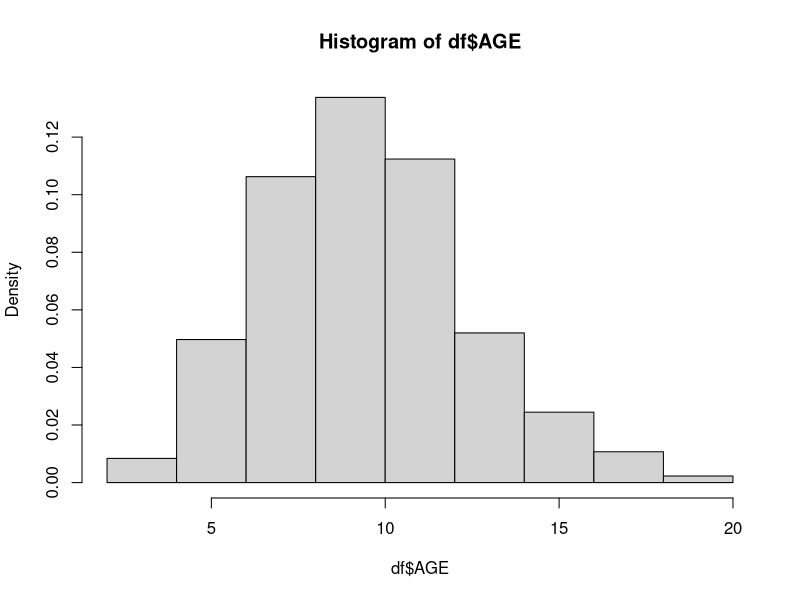
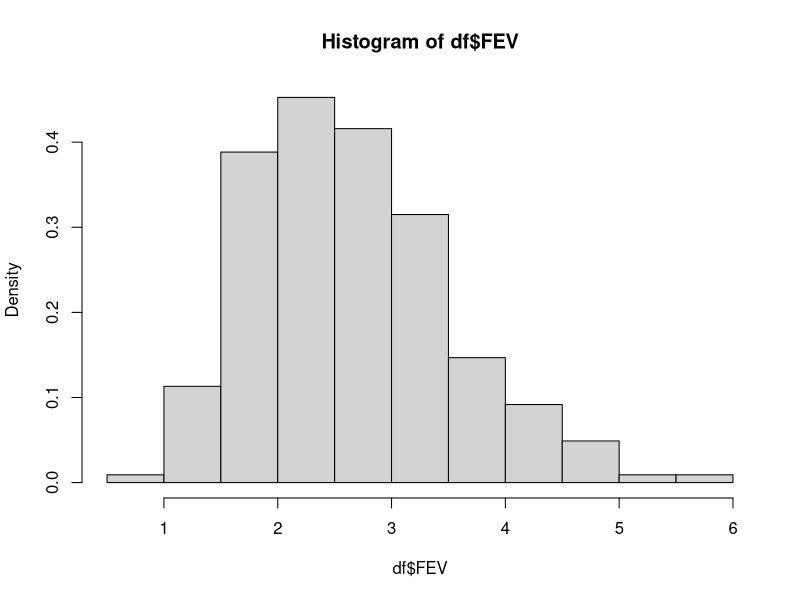
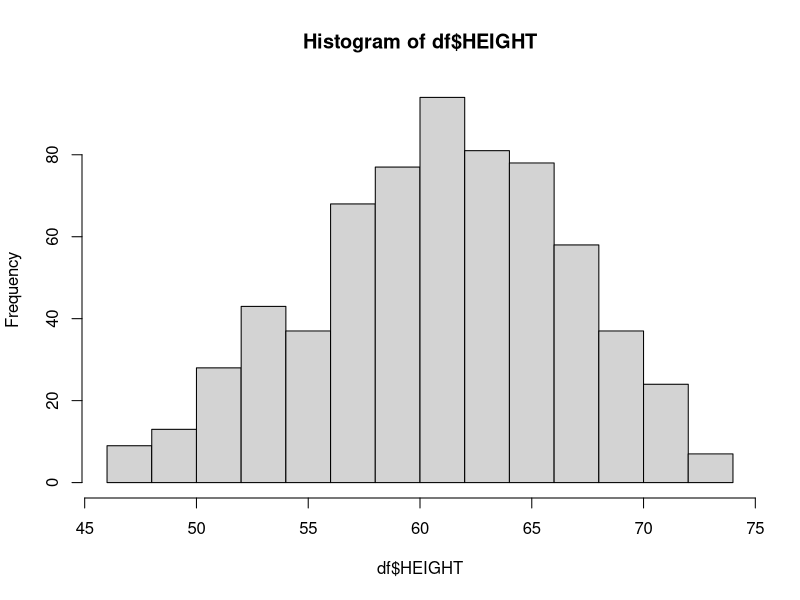
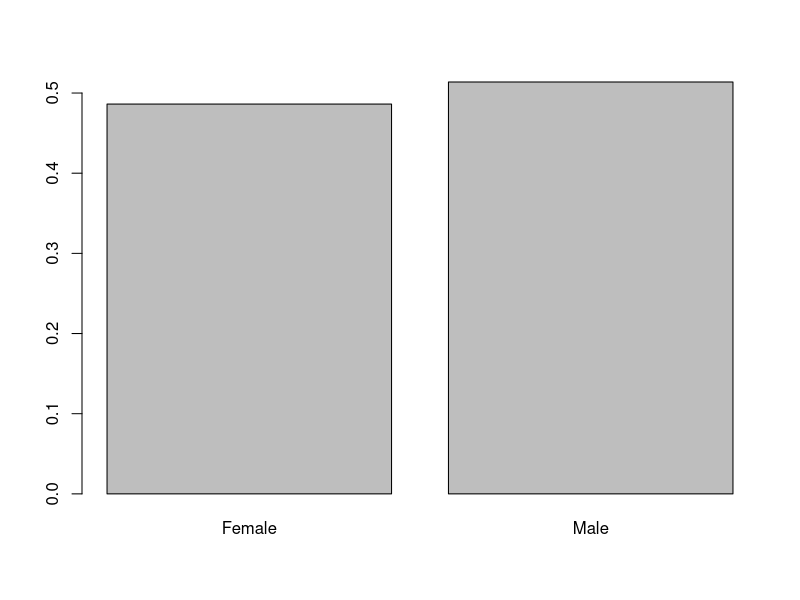
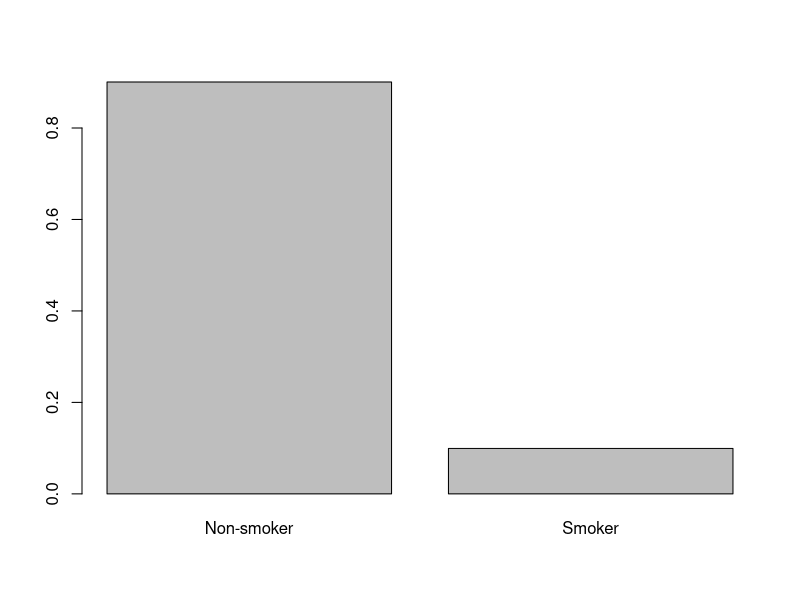
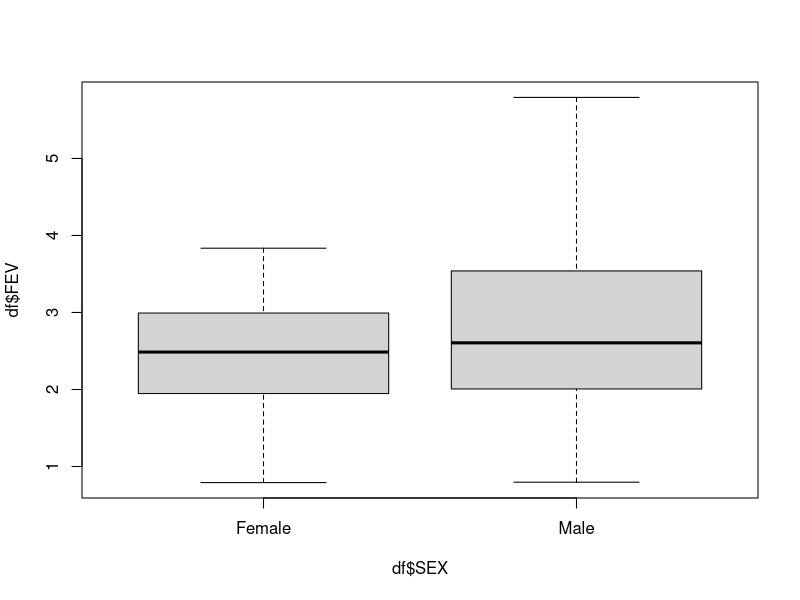
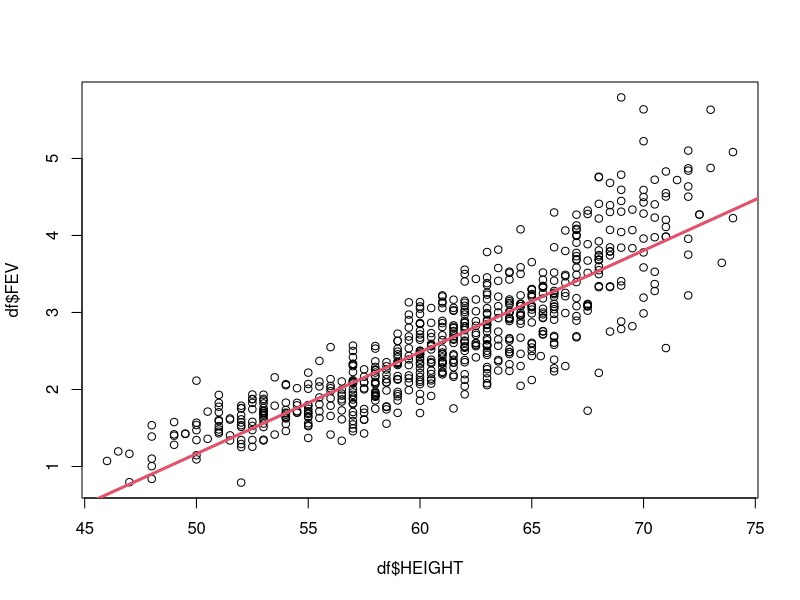
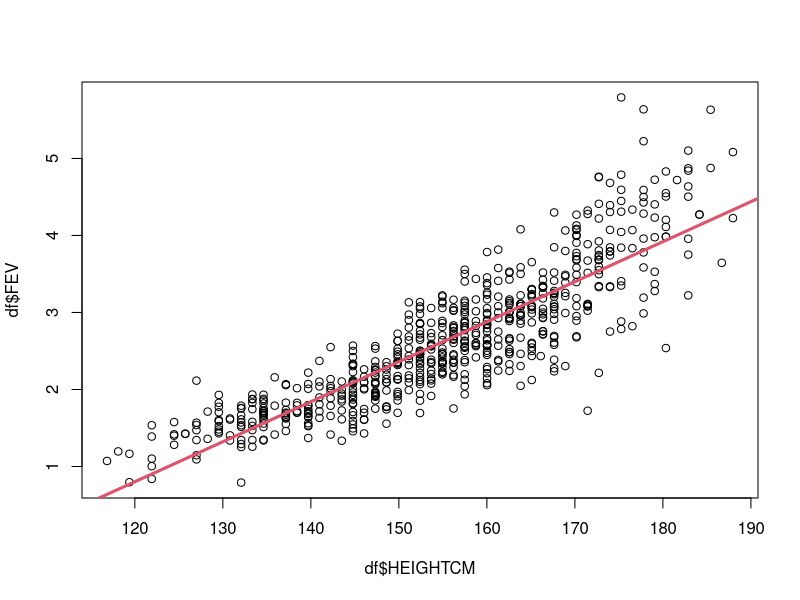

The R script that drew these images, in order:
## ---- chunk 1
knitr::opts_chunk$set(echo = TRUE)
## ---- chunk 2
df <- read.csv("fev.csv", stringsAsFactors = T)
str(df)
## ---- chunk 3
summary(df$AGE)
## ---- chunk 4
hist(df$AGE, probability = T)
## ---- chunk 5
summary(df$FEV)
## ---- chunk 6
hist(df$FEV, probability = T)
## ---- chunk 7
summary(df$HEIGHT)
## ---- chunk 8
hist(df$HEIGHT)
## ---- chunk 9
prop.table(table(df$SEX))
## ---- chunk 10
barplot(prop.table(table(df$SEX)))
## ---- chunk 11
prop.table(table(df$SMOKE))
## ---- chunk 12
barplot(prop.table(table(df$SMOKE)))
## ---- chunk 13
boxplot(df$FEV ~ df$SEX)
## ---- chunk 14
plot(df$HEIGHT, df$FEV)

regresslin <- lm(df$FEV ~ df$HEIGHT)
coeff <- regresslin$coefficients
abline(coeff[1], coeff[2], col=2, lwd=3)
## ---- chunk 15
n <- length(df$HEIGHT)
res <- regresslin$residuals
devtot <- var(df$FEV)*(n-1)
devres <- var(res)*(n-1)
R2 <- 1 - (devres/devtot)
print(R2)
## ---- chunk 16
df$HEIGHTCM = df$HEIGHT * 2.54
plot(df$HEIGHTCM, df$FEV)

regresslinCM <- lm(df$FEV ~ df$HEIGHTCM)
coeffCM <- regresslinCM$coefficients
abline(coeffCM[1], coeffCM[2], col=2, lwd=3)

## ---- chunk 17
R2CM <- summary(regresslinCM)$r.squared
print(R2CM)
## ---- chunk 18
plot(df$FEV, res)
abline(h = sqrt(var(res)), col = 2, lwd = 3)
abline(h = -sqrt(var(res)), col = 2, lwd = 3)
## ---- chunk 19
bassi <- df[df$HEIGHT <= 63, ]
alti <- df[df$HEIGHT >= 63, ]

plot(df$HEIGHT, df$FEV)

modelloalti <- lm(alti$FEV ~ alti$HEIGHT)
modellobassi <- lm(bassi$FEV ~bassi$HEIGHT)
coeffalti <- modelloalti$coefficients
coeffbassi <- modellobassi$coefficients
x_alti <- seq(min(alti$HEIGHT), max(alti$HEIGHT))
lines(x_alti, (x_alti*coeffalti[2] + coeffalti[1]), col = 3, lwd = 3)
x_bassi <- seq(min(bassi$HEIGHT), max(bassi$HEIGHT))
lines(x_bassi, (x_bassi*coeffbassi[2] + coeffbassi[1]), col = 4, lwd = 3)
## ---- chunk 20
resalti <- modelloalti$residuals
devresalti <- var(resalti)*(length(alti$HEIGHT)-1)
resbassi <- modellobassi$residuals
devresbassi <- var(resbassi)*(length(bassi$HEIGHT)-1)

R2tratti <- 1 - ((devresbassi + devresalti)/devtot)
print(R2tratti)

## ---- chunk 21
altezza_extra <- ifelse(df$HEIGHT > 63, df$HEIGHT - 63, 0)
modellocontinuo <- lm(df$FEV ~ df$HEIGHT + altezza_extra)
coeffcontinuo <- modellocontinuo$coefficients

plot(df$HEIGHT, df$FEV)
lines(x_bassi, (x_bassi*coeffbassi[2] + coeffbassi[1]), col = 4, lwd = 3)
lines(x_alti, (coeffcontinuo[1] + x_alti*coeffcontinuo[2] + (x_alti - 63)*coeffcontinuo[3]), col = 4, lwd = 3)
